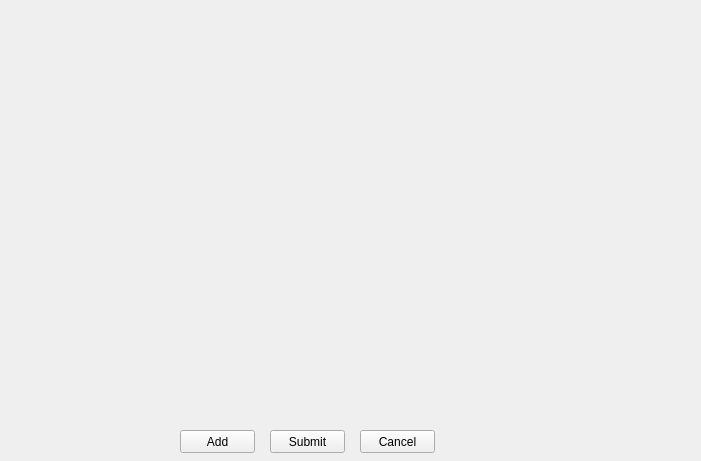
<?xml version="1.0" encoding="UTF-8"?>
<ui version="4.0">
 <class>FrmAreaSelect</class>
 <widget class="QWidget" name="FrmAreaSelect">
  <property name="geometry">
   <rect>
    <x>0</x>
    <y>0</y>
    <width>701</width>
    <height>461</height>
   </rect>
  </property>
  <property name="windowTitle">
   <string>Form</string>
  </property>
  <widget class="QLabel" name="LabFrmAreaShowImage">
   <property name="geometry">
    <rect>
     <x>30</x>
     <y>20</y>
     <width>631</width>
     <height>401</height>
    </rect>
   </property>
   <property name="text">
    <string/>
   </property>
  </widget>
  <widget class="QPushButton" name="BtnFrmAreaAdd">
   <property name="geometry">
    <rect>
     <x>180</x>
     <y>430</y>
     <width>75</width>
     <height>23</height>
    </rect>
   </property>
   <property name="text">
    <string>Add</string>
   </property>
  </widget>
  <widget class="QPushButton" name="BtnFrmAreaDel">
   <property name="geometry">
    <rect>
     <x>270</x>
     <y>430</y>
     <width>75</width>
     <height>23</height>
    </rect>
   </property>
   <property name="text">
    <string>Submit</string>
   </property>
  </widget>
  <widget class="QPushButton" name="BtnFrmAreaCancel">
   <property name="geometry">
    <rect>
     <x>360</x>
     <y>430</y>
     <width>75</width>
     <height>23</height>
    </rect>
   </property>
   <property name="text">
    <string>Cancel</string>
   </property>
  </widget>
 </widget>
 <resources/>
 <connections/>
</ui>
